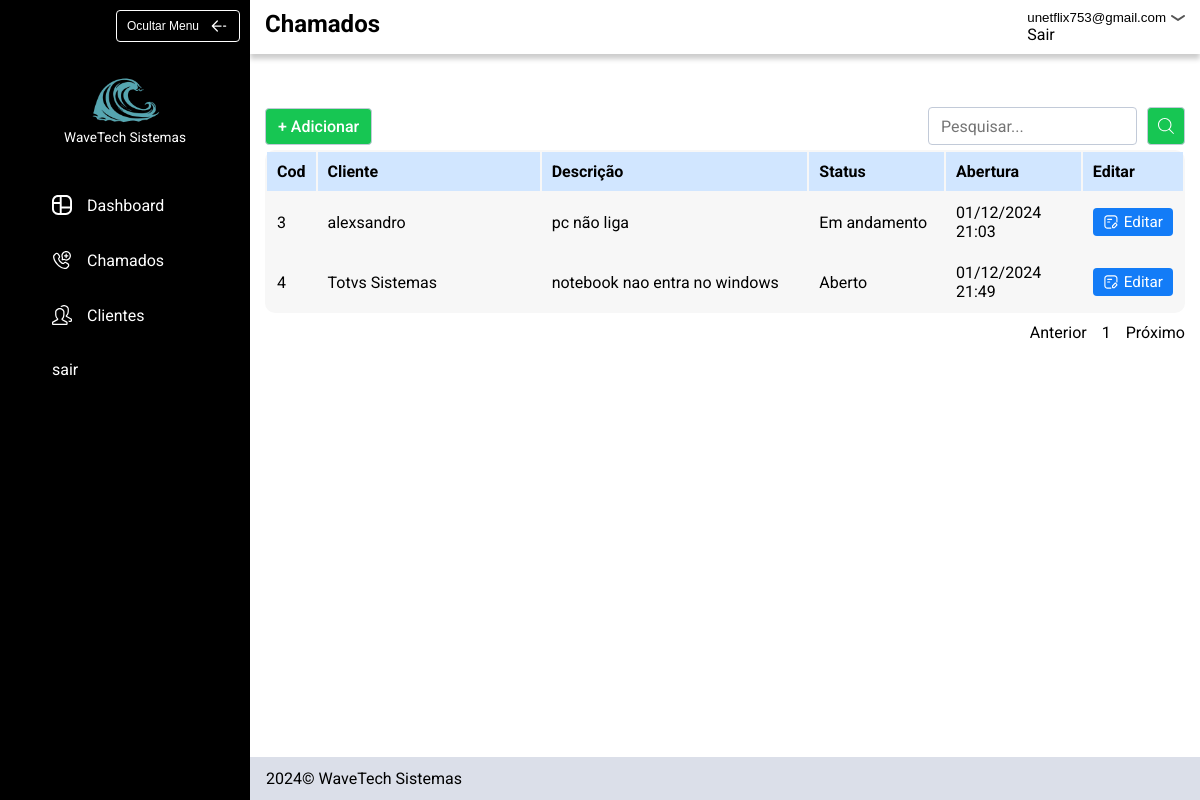
Page /chamados (signed in) on the committed database.
### tables this page shows
CREATE TABLE usuarios (
id INTEGER PRIMARY KEY,
email TEXT NOT NULL,
password TEXT NOT NULL);

CREATE TABLE chamados (
id INTEGER PRIMARY KEY,
usuario_id INTEGER NOT NULL,
cliente_id INTEGER NOT NULL,
status TEXT NOT NULL,
defeitos TEXT NOT NULL,
emissao TEXT NOT NULL,
encerramento TEXT,
descricao TEXT NOT NULL,
solucao TEXT,
FOREIGN KEY (usuario_id) REFERENCES usuarios (id),
FOREIGN KEY (cliente_id) REFERENCES clientes (id)
);

CREATE TABLE clientes (
               id INTEGER PRIMARY KEY,
               usuario_id INTEGER,
               nome TEXT NOT NULL,
               cpf_cnpj TEXT NOT NULL,
               telefone TEXT NOT NULL,
               logradouro TEXT NOT NULL,
               bairro TEXT NOT NULL,
               numero INTEGER,
               complemento TEXT,
               cidade TEXT NOT NULL,
               uf TEXT NOT NULL,
               cep TEXT,
               FOREIGN KEY (usuario_id) REFERENCES usuarios (id) 
               );

### app.py (the view, shortened to what this page needs)
@app.route("/chamados")
@login_required
def chamados():
    db = opendb()
    cursor = db.cursor()
    pesquisa = request.args.get("pesquisa")
    page = request.args.get("pagina", 1, type=int)
    per_page = 8
    offset = (page - 1) * per_page
    if not pesquisa:
        cursor.execute("SELECT COUNT(*) as total FROM chamados WHERE usuario_id = ?", (session["user_id"],))
        total_query = cursor.fetchone()
        total_pages = total_query["total"]
        cursor.execute("SELECT chamados.id, clientes.nome, descricao, status, emissao FROM chamados JOIN clientes ON chamados.cliente_id = clientes.id WHERE chamados.usuario_id = ? LIMIT ? OFFSET ?", (session["user_id"], per_page, offset))
    chamados = cursor.fetchall()
    total_pages = math.ceil((total_pages / per_page))
    if total_pages < 1:
        total_pages = 1
    closedb(db, cursor)
    return render_template("chamados.html", chamados=chamados, page=page, total_pages=total_pages, pesquisa=pesquisa)

### app.py (called while the page is built)
def login_required(f):
    @wraps(f)
    def decorated_function(*args, **kwargs):
        if session.get("user_id") is None:
            return redirect("/login")
        return f(*args, **kwargs)
    return decorated_function

def opendb():
    connection = sqlite3.connect("sistema_chamados.db")
    connection.row_factory = sqlite3.Row
    return connection

def closedb(connection, cursor):
    cursor.close()
    connection.close()

@app.context_processor
def inject_user_email():
    db = opendb()
    cursor = db.cursor()
    user_id = session.get("user_id")
    if user_id:
        cursor.execute("SELECT email FROM usuarios WHERE id = ?", (user_id,))
        user_email = cursor.fetchone()
        return {
            "user_email" : user_email["email"]
        }
    return {}

### templates/chamados.html
{% extends "layout.html" %}
{% block class_header %}
  padrao
{% endblock %}
{% block title_header %}
    Chamados
{% endblock %}
{% block header %}
    <div class="pesquisar_container">
        <div class="campo_pesquisa">
            <div>
                <a class="btn_adicionar btn_verde" href="/cadastrar_chamados">+ Adicionar</a>
            </div>
            <div>
                <form action="/chamados" method="get" class="formulario_pesquisar">
                    <input type="search" autocomplete="off" id="pesquisar_chamado" name="pesquisa" placeholder="Pesquisar...">
                    <button class="btn_verde"><img src="../static/img/icon/pesquisar.svg"></button>
                </form>
            </div>
        </div>
    </div>
{% endblock %}
{% block principal %}
    <div class="tabela_content">
        <table class="tabela">
            <thead>
                <tr >
                    <th style="width: 5%;">Cod</th>
                    <th style="width: 25%;">Cliente</th>
                    <th style="width: 30%">Descrição</th>
                    <th style="width: 15%;">Status</th>
                    <th style="width: 15%;">Abertura</th>
                    <th style="width: 10%;">Editar</th>
                </tr>
            </thead>
            <tbody>
                {% if chamados|length == 0 %}
                    <tr>
                        <td class="full_row" colspan="6">Nenhum chamado encontrado</td>
                    </tr>
                {% else %}
                    {% for chamado in chamados %}
                        <tr>
                            <td>{{ chamado["id"] }}</td>
                            <td>{{ chamado["nome"] }}</td>
                            <td>{{ chamado["descricao"] }}</td>
                            <td>{{ chamado["status"] | capitalize }}</td>
                            <td>{{ chamado["emissao"] }}</td>
                            <td class="btn_editar"><a href="/editar_chamado?chamado={{ chamado['id'] }}"><img src="../static/img/icon/editar.svg">Editar</a></td>
                        </tr>
                    {% endfor %}
                {% endif %}
            </tbody>
        </table>
        <div class="nav_tabela_content">
            <ul class="nav_tabela">
                <li><a href="{% if pesquisa %}/chamados?pesquisa={{pesquisa}}&pagina={% else %}/chamados?pagina={% endif %}{% if page > 1 %}{{ page - 1 }}{% else %}{{ page }}{% endif %}" class="anterior">Anterior</a></li>
                {% for page in range(total_pages) %}
                    <li><a href="{% if pesquisa %}/chamados?pesquisa={{pesquisa}}&pagina={% else %}/chamados?pagina={% endif %}{{ page + 1 }}">{{ page + 1 }}</a></li>
                {% endfor %}
                <li><a href="{% if pesquisa %}/chamados?pesquisa={{pesquisa}}&pagina={% else %}/chamados?pagina={% endif %}{% if (page + 1) == total_pages %}{{ page + 1 }}{% else %}{{total_pages}}{% endif %}" class="proximo">Próximo</a></li>
            </ul>
        </div>
    </div>
{% endblock %}

### templates/layout.html (shortened to what this page needs)
<!DOCTYPE html>
<html lang="pt-br">
<head>
    <link rel="stylesheet" href="../static/css/style.css">
</head>
<body>
    <div class="dashboard_container">
        <header class="cabecalho">
            <div class="logo_container">
                <button class="btn_ocultar_header">Ocultar Menu<img src="../static/img/icon/arrow.svg"></button>
                <div class="logo">
                    <img src="../static/img/logotipo.png">
                    <span>WaveTech Sistemas</span>
                </div>
            </div>
            <nav class="navegacao_principal">
                <ul class="nav_links">
                    <li><a href="/"><img src="../static/img/icon/dashboard-cropped.svg" width="20px" height="20px">Dashboard</a></li>
                    <li><a href="/chamados"><img src="../static/img/icon/chamado.svg" width="20px" height="20px">Chamados</a></li>
                    <li><a href="/clientes"><img src="../static/img/icon/clientes.svg" width="20px" height="20px">Clientes</a></li>
                    <li><a href="/logout">sair</a></li>
                </ul>
            </nav>
        </header>
        <main>
            <section class="conteudo_header">
                <div class="header_informacoes_container">
                    <div class="header_informacoes {% block class_header %}{% endblock %}">
                        <h1>{% block title_header %}{% endblock %}</h1>
                        <div>
                            <button class="btn_logout">{{ user_email }}<img src="../static/img/icon/seta-abrir.svg"></button>
                            <div class="layout_sair">
                                <a href="/logout">Sair</a>
                            </div>
                        </div>
                    </div>
                </div>
                {% block header %}
                {% endblock %}
            </section>
            <section class="conteudo_principal">
                {% block principal %}
                {% endblock %}
            </section>
        </main>
        <footer class="footer">
            <p>2024© WaveTech Sistemas</p>
        </footer>
    </div>
</body>
</html>

### static/css/estilo.css (style rules this page uses)
body { margin: 0px; font-family: "Roboto"; }
img { display: block; max-width: 100%; }
label, input { display: block; }
button { background: none; border: none; padding: 0; cursor: pointer; }
h1, h2, h3, h4, p, ul { margin: 0px; }
a { text-decoration: none; color: inherit; display: inline-block; }
ul { padding: 0; list-style: none; }

### static/css/cores.css (style rules this page uses)
:root { --azul: #137cf7; --azul-hover:#0a5dd1; --azulClaro: #D1E6FF; --azulClaroFocus: #99c6fd; --branco: #ffffff; --preto: #000000; --cinzaFooter : #DBDFE9; --verde: #17C653; --verde-escuro: #139f44; --amarelo: #F6C000; --vermelho: #F8285A; --cinzaBorda: #c2cad8; }

### static/css/dashboard.css (style rules this page uses)
.conteudo_principal { padding: 0 15px; }
.conteudo_header { display: grid; grid-template-rows: auto 1fr; height: 150px; width: 100%; }
.dashboard_container { display: grid; grid-template-columns: auto 1fr; grid-template-rows: 1fr auto; min-height: 100vh; }
.cabecalho { width: 250px; height: 100%; background-color: var(--preto); grid-row: span 2; }
.navegacao_principal { color: var(--branco); }
.logo_container { display: grid; height: 150px; padding: 10px 10px 5px 10px; box-sizing: border-box; }
.nav_links { display: flex; flex-direction: column; gap: 25px; padding: 40px; }
.nav_links li a { display: flex; gap: 15px; padding: 5px 12px; align-items: center; }
.nav_links li { width: max-content; }
.btn_ocultar_header { display: flex; align-items: center; justify-self: end; height: max-content; font-size: .75rem; gap: 10px; color: var(--branco); padding: 5px 10px; border: 1px solid var(--branco); border-radius: 4px; }
.logo { justify-items: center; align-self: end; }
.logo img { max-width: 70px; margin-bottom: 3px; }
.logo span { color: var(--branco); display: block; font-size: .85rem; }
.footer { background: var(--cinzaFooter); height: max-content; padding: 12px 16px; }
.header_informacoes { display: flex; justify-content: space-between; margin: 0 auto; padding: 10px 15px; }
.header_informacoes_container { box-shadow: 0 5px 5px rgba(0, 0, 0, 0.2); }

### static/css/chamados.css (style rules this page uses)
.tabela_content { max-width: 1100px; margin: 0 auto; }
.tabela { width: 100%; grid-column: span 2; background: #F7F7F7; text-align: left; border-radius: 10px; margin-bottom: 10px; }
.tabela thead { background: var(--azulClaro); }
.tabela td, .tabela th { padding: 10px; }
.btn_editar a { display: flex; gap: 5px; font-size: .95rem; width: max-content; background: var(--azul); color: var(--branco); padding: 5px 10px; border-radius: 4px; transition: .3s; }
.pesquisar_container { width: 100%; align-content: end; margin-bottom: 5px; }
.campo_pesquisa { display: flex; justify-content: space-between; max-width: 1100px; margin-bottom: 10px; align-items: end; margin: 0 auto; padding: 0 15px; }
.formulario_pesquisar { display: flex; gap: 10px; }
.campo_pesquisa input { font-family: "Roboto"; font-size: 1rem; padding: 5px 12px; border-radius: 4px; border: 1px solid var(--cinzaBorda); }
.campo_pesquisa input { outline:none }
.campo_pesquisa button { background: var(--verde); padding: 10px; border-radius: 4px; border: 1px solid var(--cinzaBorda); }
.padrao { max-width: 1100px; }
.btn_adicionar { font-weight: 500; color: var(--branco); display: inline-block; background: var(--verde); padding: 8px 12px; border-radius: 4px; border: 1px solid var(--cinzaBorda); }
.btn_verde { transition: .3s; }
.nav_tabela_content { display: flex; justify-content: end; }
.nav_tabela { display: flex; gap: 15px; }

### static/css/logout-header.css (style rules this page uses)
.btn_logout { display: flex; align-items: center; gap: 5px; }
.btn_logout img { transform: rotate(180deg); }

### rows in the picture
usuarios: email "unetflix753@gmail.com"
chamados: id "3", nome "alexsandro", descricao "pc não liga", status "Em andamento", emissao "01/12/2024 21:03"
chamados: id "4", nome "Totvs Sistemas", descricao "notebook nao entra no windows", status "Aberto", emissao "01/12/2024 21:49"

### other values in the picture
{{ page + 1 }} "1"
